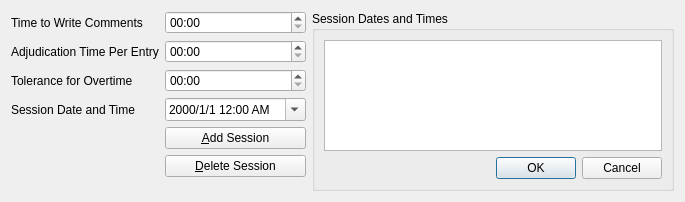
<?xml version="1.0" encoding="UTF-8"?>
<ui version="4.0">
 <class>scheduleOptionsDialog</class>
 <widget class="QDialog" name="scheduleOptionsDialog">
  <property name="geometry">
   <rect>
    <x>0</x>
    <y>0</y>
    <width>685</width>
    <height>202</height>
   </rect>
  </property>
  <property name="windowTitle">
   <string>Schedule Options</string>
  </property>
  <layout class="QHBoxLayout" name="horizontalLayout">
   <item>
    <layout class="QFormLayout" name="formLayout">
     <property name="fieldGrowthPolicy">
      <enum>QFormLayout::AllNonFixedFieldsGrow</enum>
     </property>
     <item row="0" column="0">
      <widget class="QLabel" name="timeToWriteCommentsLabel">
       <property name="text">
        <string>Time to Write Comments</string>
       </property>
      </widget>
     </item>
     <item row="0" column="1">
      <widget class="QTimeEdit" name="commentsTimeEdit">
       <property name="displayFormat">
        <string>HH:mm</string>
       </property>
      </widget>
     </item>
     <item row="1" column="0">
      <widget class="QLabel" name="adjudicationTimePerEntryLabel">
       <property name="text">
        <string>Adjudication Time Per Entry</string>
       </property>
      </widget>
     </item>
     <item row="1" column="1">
      <widget class="QTimeEdit" name="adjudicationTimeEdit">
       <property name="displayFormat">
        <string>HH:mm</string>
       </property>
      </widget>
     </item>
     <item row="2" column="0">
      <widget class="QLabel" name="toleranceForOvertimeLabel">
       <property name="text">
        <string>Tolerance for Overtime</string>
       </property>
      </widget>
     </item>
     <item row="2" column="1">
      <widget class="QTimeEdit" name="toleranceTimeEdit">
       <property name="displayFormat">
        <string>HH:mm</string>
       </property>
      </widget>
     </item>
     <item row="3" column="0">
      <widget class="QLabel" name="sessionDateAndTimeLabel">
       <property name="text">
        <string>Session Date and Time</string>
       </property>
      </widget>
     </item>
     <item row="3" column="1">
      <widget class="QDateTimeEdit" name="sessionDateTimeEdit">
       <property name="displayFormat">
        <string>yyyy/M/d h:mm AP</string>
       </property>
       <property name="calendarPopup">
        <bool>true</bool>
       </property>
      </widget>
     </item>
     <item row="4" column="1">
      <widget class="QPushButton" name="addSessionBtn">
       <property name="text">
        <string>&amp;Add Session</string>
       </property>
      </widget>
     </item>
     <item row="5" column="1">
      <widget class="QPushButton" name="deleteSessionBtn">
       <property name="text">
        <string>&amp;Delete Session</string>
       </property>
      </widget>
     </item>
    </layout>
   </item>
   <item>
    <widget class="QGroupBox" name="groupBox">
     <property name="title">
      <string>Session Dates and Times</string>
     </property>
     <layout class="QVBoxLayout" name="verticalLayout">
      <item>
       <widget class="QListWidget" name="sessionListWidget"/>
      </item>
      <item>
       <widget class="QDialogButtonBox" name="buttonBox">
        <property name="standardButtons">
         <set>QDialogButtonBox::Cancel|QDialogButtonBox::Ok</set>
        </property>
       </widget>
      </item>
     </layout>
    </widget>
   </item>
  </layout>
 </widget>
 <resources/>
 <connections/>
</ui>
